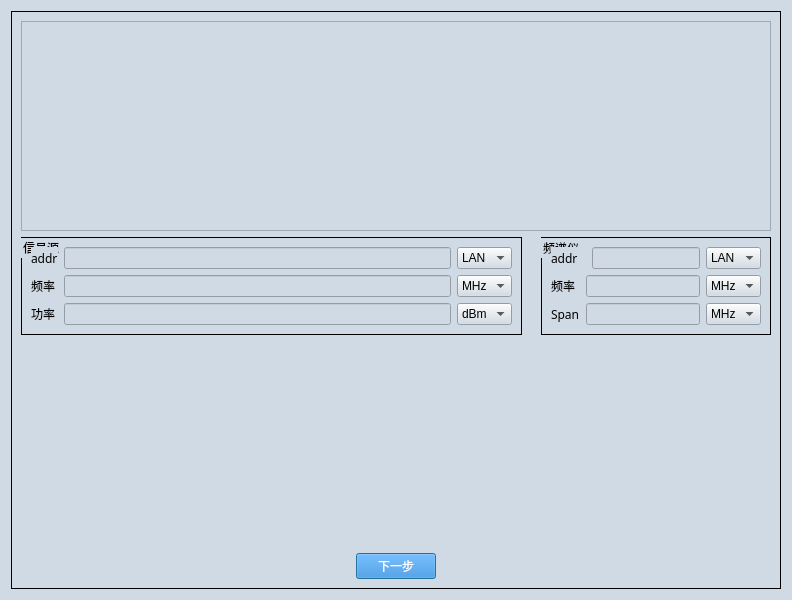
<?xml version="1.0" encoding="UTF-8"?>
<ui version="4.0">
 <class>Dialog</class>
 <widget class="QDialog" name="Dialog">
  <property name="geometry">
   <rect>
    <x>0</x>
    <y>0</y>
    <width>792</width>
    <height>600</height>
   </rect>
  </property>
  <property name="font">
   <font>
    <family>Microsoft YaHei</family>
    <pointsize>14</pointsize>
   </font>
  </property>
  <property name="windowTitle">
   <string>Dialog</string>
  </property>
  <property name="styleSheet">
   <string notr="true">QDialog{
background-color:#D0DAE5;
}

QTextBrower{
background-color:#D0DAE5;
}

QLineEdit{
background-color:#D0DAE5;
}

QWidget{
background-color:#D0DAE5;
}

QStackedWidget{
background-color:#D0DAE5;
}

QHeaderView{
background-color:#D0DAE5;
}

QLabel{
font-size:12px;
font-family:Microsoft YaHei;
background-color:#D0DAE5;
}

QPushButton{         /*按钮自适应拉伸背景*/
border-width: 2px 15px 2px 15px;
background-color:#2884D8;
color: #FFFFFF;
font-size:12px;
font-family:Microsoft YaHei;
}

QGroupBox{
font-size:12px;
font-family:Microsoft YaHei;
border:1px solid rgb(0, 0, 0); 
}</string>
  </property>
  <layout class="QGridLayout" name="gridLayout_2">
   <item row="0" column="0">
    <widget class="QGroupBox" name="groupBox">
     <property name="title">
      <string/>
     </property>
     <layout class="QGridLayout" name="gridLayout_5">
      <item row="1" column="0">
       <widget class="QGroupBox" name="groupBox_2">
        <property name="title">
         <string>信号源</string>
        </property>
        <layout class="QGridLayout" name="gridLayout_3">
         <item row="0" column="2">
          <widget class="QComboBox" name="comboBox_5">
           <item>
            <property name="text">
             <string>LAN</string>
            </property>
           </item>
          </widget>
         </item>
         <item row="1" column="0">
          <widget class="QLabel" name="label">
           <property name="text">
            <string>频率</string>
           </property>
          </widget>
         </item>
         <item row="1" column="1">
          <widget class="QLineEdit" name="lineEdit_freq_sg"/>
         </item>
         <item row="1" column="2">
          <widget class="QComboBox" name="comboBox">
           <item>
            <property name="text">
             <string>MHz</string>
            </property>
           </item>
          </widget>
         </item>
         <item row="2" column="0">
          <widget class="QLabel" name="label_2">
           <property name="text">
            <string>功率</string>
           </property>
          </widget>
         </item>
         <item row="2" column="1">
          <widget class="QLineEdit" name="lineEdit_power"/>
         </item>
         <item row="2" column="2">
          <widget class="QComboBox" name="comboBox_2">
           <item>
            <property name="text">
             <string>dBm</string>
            </property>
           </item>
          </widget>
         </item>
         <item row="0" column="1">
          <widget class="QLineEdit" name="lineEdit_addr_sg"/>
         </item>
         <item row="0" column="0">
          <widget class="QLabel" name="label_5">
           <property name="text">
            <string>addr</string>
           </property>
          </widget>
         </item>
        </layout>
       </widget>
      </item>
      <item row="1" column="1">
       <widget class="QLabel" name="label_img">
        <property name="text">
         <string/>
        </property>
        <property name="scaledContents">
         <bool>false</bool>
        </property>
        <property name="alignment">
         <set>Qt::AlignCenter</set>
        </property>
       </widget>
      </item>
      <item row="2" column="3">
       <spacer name="verticalSpacer">
        <property name="orientation">
         <enum>Qt::Vertical</enum>
        </property>
        <property name="sizeHint" stdset="0">
         <size>
          <width>20</width>
          <height>212</height>
         </size>
        </property>
       </spacer>
      </item>
      <item row="0" column="0" colspan="5">
       <widget class="QTextBrowser" name="textBrowser_contents"/>
      </item>
      <item row="1" column="2" colspan="3">
       <widget class="QGroupBox" name="groupBox_3">
        <property name="title">
         <string>频谱仪</string>
        </property>
        <layout class="QGridLayout" name="gridLayout_4">
         <item row="2" column="0">
          <widget class="QLabel" name="label_3">
           <property name="text">
            <string>频率</string>
           </property>
          </widget>
         </item>
         <item row="3" column="0">
          <widget class="QLabel" name="label_4">
           <property name="text">
            <string>Span</string>
           </property>
          </widget>
         </item>
         <item row="3" column="1" colspan="2">
          <widget class="QLineEdit" name="lineEdit_rbw"/>
         </item>
         <item row="3" column="3">
          <widget class="QComboBox" name="comboBox_4">
           <item>
            <property name="text">
             <string>MHz</string>
            </property>
           </item>
          </widget>
         </item>
         <item row="2" column="3">
          <widget class="QComboBox" name="comboBox_3">
           <item>
            <property name="text">
             <string>MHz</string>
            </property>
           </item>
          </widget>
         </item>
         <item row="2" column="1" colspan="2">
          <widget class="QLineEdit" name="lineEdit_freq_sa"/>
         </item>
         <item row="1" column="3">
          <widget class="QComboBox" name="comboBox_6">
           <item>
            <property name="text">
             <string>LAN</string>
            </property>
           </item>
          </widget>
         </item>
         <item row="1" column="2">
          <widget class="QLineEdit" name="lineEdit_addr_sa"/>
         </item>
         <item row="1" column="0">
          <widget class="QLabel" name="label_6">
           <property name="text">
            <string>addr</string>
           </property>
          </widget>
         </item>
        </layout>
       </widget>
      </item>
      <item row="3" column="0" colspan="5">
       <layout class="QGridLayout" name="gridLayout">
        <item row="0" column="0">
         <spacer name="horizontalSpacer">
          <property name="orientation">
           <enum>Qt::Horizontal</enum>
          </property>
          <property name="sizeHint" stdset="0">
           <size>
            <width>40</width>
            <height>20</height>
           </size>
          </property>
         </spacer>
        </item>
        <item row="0" column="1">
         <widget class="QPushButton" name="pushButton_next">
          <property name="text">
           <string>下一步</string>
          </property>
         </widget>
        </item>
        <item row="0" column="2">
         <spacer name="horizontalSpacer_2">
          <property name="orientation">
           <enum>Qt::Horizontal</enum>
          </property>
          <property name="sizeHint" stdset="0">
           <size>
            <width>40</width>
            <height>20</height>
           </size>
          </property>
         </spacer>
        </item>
       </layout>
      </item>
     </layout>
    </widget>
   </item>
  </layout>
 </widget>
 <resources>
  <include location="iconQrc.qrc"/>
 </resources>
 <connections/>
</ui>
